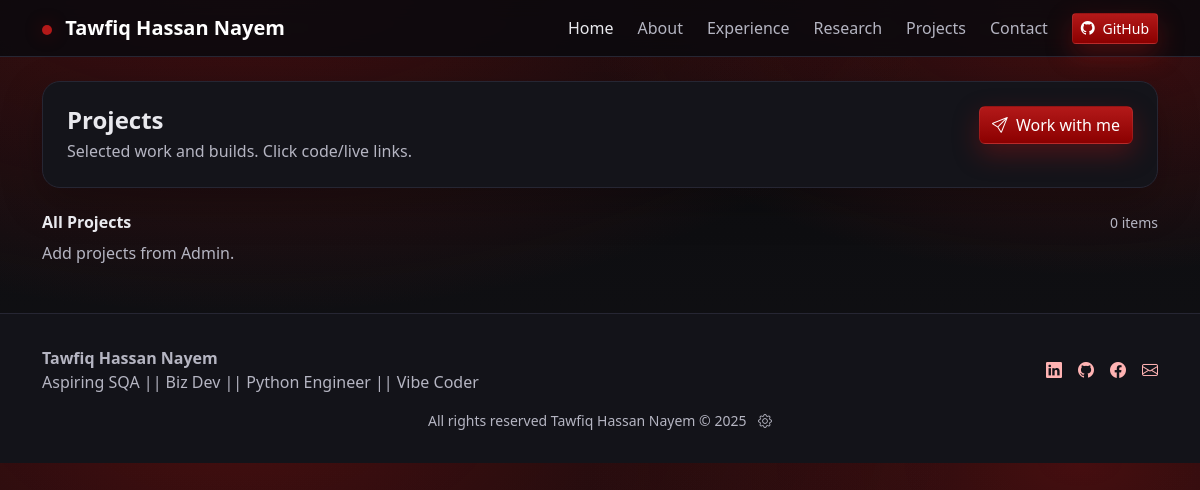
The page /projects/ on the database as committed earlier.
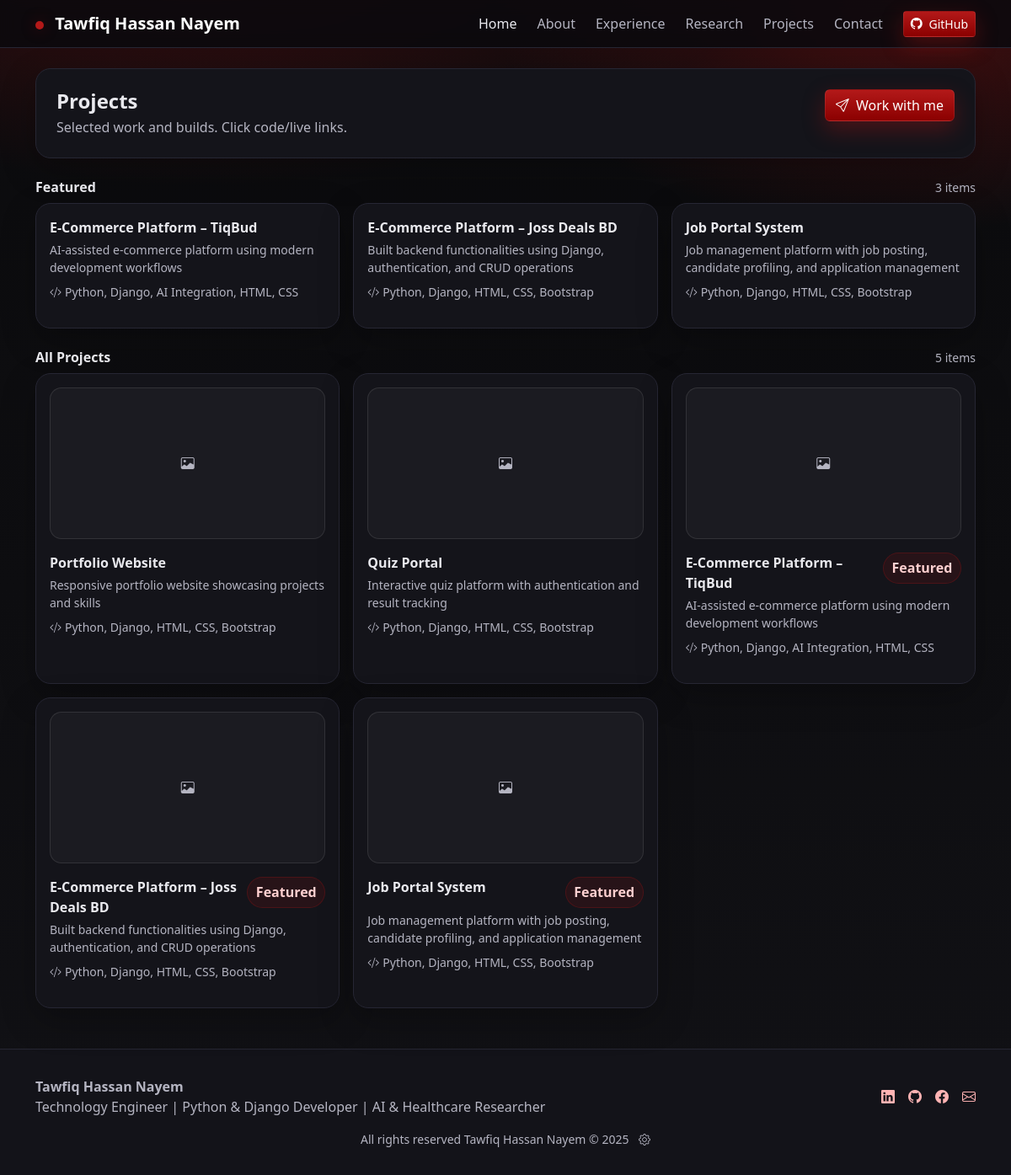
The same page on the database as committed later.
### main/models.py (models this page shows, shortened)
class Profile(models.Model):
    full_name = models.CharField(max_length=150)
    headline = models.CharField(
        max_length=200,
        help_text="Short title, e.g. 'CSE Student & Aspiring SQA/Python Engineer'",
    )
    location = models.CharField(max_length=150, blank=True)
    email = models.EmailField()
    phone = models.CharField(max_length=30, blank=True)
    linkedin_url = models.URLField(blank=True)
    github_url = models.URLField(blank=True)
    facebook_url = models.URLField(blank=True)
    instagram_url = models.URLField(blank=True)
    cv_file = models.FileField(upload_to="cv/", blank=True, null=True)
    profile_image = models.ImageField(upload_to="profiles/", blank=True, null=True)
    profile_image_link = models.CharField(max_length=500, blank=True, help_text="Optional link or path to profile image if not uploading")
    favicon = models.ImageField(upload_to="favicon/", blank=True, null=True, help_text="Site favicon (16x16 or 32x32 PNG)")
    favicon_link = models.CharField(max_length=500, blank=True, help_text="Optional link or path to favicon if not uploading")
    skills = models.CharField(max_length=500, blank=True, help_text="Comma-separated skills/badges, e.g. 'Django, DRF Ready, SQA Mindset'")
    about = models.TextField(help_text="Short bio / summary")
    updated_at = models.DateTimeField(auto_now=True)
    class Meta:
        verbose_name = "Profile"
        verbose_name_plural = "Profiles"

class Project(models.Model):
    title = models.CharField(max_length=150)
    slug = models.SlugField(unique=True, blank=True)
    short_description = models.CharField(max_length=255)
    long_description = models.TextField(blank=True)
    tech_stack = models.CharField(
        max_length=255,
        help_text="Comma-separated, e.g. 'Python, Django, DRF, PostgreSQL'",
    )
    github_url = models.URLField(blank=True)
    live_url = models.URLField(blank=True)
    is_featured = models.BooleanField(default=False)
    image = models.ImageField(upload_to="projects/", blank=True, null=True)
    created_at = models.DateTimeField(auto_now_add=True)
    class Meta:
        ordering = ["-created_at"]

### main/views.py (the view)
# urls.py: path("projects/", projects_view, name="projects"),
def projects_view(request):
    context = {
        "profile": Profile.objects.first(),
        "site_settings": SiteSettings.objects.first(),
        "projects": Project.objects.all(),
        "featured_projects": Project.objects.filter(is_featured=True),
    }
    return render(request, "projects.html", context)

### main/context_processors.py (called while the page is built)
def site_settings(request):
    return {
        'site_settings': SiteSettings.objects.first(),
        'profile': Profile.objects.first(),
    }

### templates/projects.html (shortened to what this page needs)
{% extends "base.html" %}
{% block content %}
<main class="container my-4">
<section>
  <div class="card-pro p-4 mb-4">
    <div class="d-flex flex-wrap justify-content-between align-items-start gap-2">
      <div>
        <h1 class="h4 fw-bold mb-1">{{ site_settings.projects_page_title|default:"Projects" }}</h1>
        {% if site_settings.projects_page_content %}
          <div class="text-muted2">{{ site_settings.projects_page_content|linebreaksbr }}</div>
        {% else %}
          <div class="text-muted2">Selected work and builds. Click code/live links.</div>
        {% endif %}
      </div>
      <a class="btn btn-red" href="{% url 'main:contact' %}"><i class="bi bi-send me-1"></i> Work with me</a>
    </div>
  </div>
</section>
{% if featured_projects %}
  <section class="mb-4">
    <div class="d-flex align-items-center justify-content-between mb-2">
      <h2 class="h6 fw-semibold mb-0">Featured</h2>
      <span class="text-muted2 small">{{ featured_projects|length }} items</span>
    </div>
    <div class="row g-3">
      {% for p in featured_projects %}
        <div class="col-md-6 col-lg-4">
          <div class="card-pro p-3 h-100">
            <div class="fw-semibold">{{ p.title }}</div>
            <div class="text-muted2 small mt-1">{{ p.short_description }}</div>
            <div class="text-muted2 small mt-2"><i class="bi bi-code-slash me-1"></i>{{ p.tech_stack }}</div>
          </div>
        </div>
      {% endfor %}
    </div>
  </section>
{% endif %}
<section>
  <div class="d-flex align-items-center justify-content-between mb-2">
    <h2 class="h6 fw-semibold mb-0">All Projects</h2>
    <span class="text-muted2 small">{{ projects|length }} items</span>
  </div>
  {% if projects %}
    <div class="row g-3">
      {% for p in projects %}
        <div class="col-md-6 col-lg-4">
          <div class="card-pro p-3 h-100">
            {% if p.image %}
              <img src="{{ p.image.url }}" class="w-100 mb-3" style="height:180px;object-fit:cover;border-radius:14px;border:1px solid rgba(255,255,255,.10);" alt="{{ p.title }}">
            {% else %}
              <div class="w-100 mb-3 d-flex align-items-center justify-content-center"
                   style="height:180px;border-radius:14px;border:1px solid rgba(255,255,255,.10);background:rgba(255,255,255,.03);">
                <i class="bi bi-image text-muted2"></i>
              </div>
            {% endif %}
            <div class="d-flex justify-content-between align-items-start gap-2">
              <div class="fw-semibold">{{ p.title }}</div>
              {% if p.is_featured %}<span class="badge-soft">Featured</span>{% endif %}
            </div>
            <div class="text-muted2 small mt-1">{{ p.short_description }}</div>
            <div class="text-muted2 small mt-2"><i class="bi bi-code-slash me-1"></i>{{ p.tech_stack }}</div>
          </div>
        </div>
      {% endfor %}
    </div>
  {% else %}
    <p class="text-muted2 mb-0">Add projects from Admin.</p>
  {% endif %}
</section>
</main>
{% endblock %}

### templates/base.html (shortened to what this page needs)
<!DOCTYPE html>
<html lang="en">
<head>
  <link href="https://cdn.jsdelivr.net/npm/bootstrap@5.3.0/dist/css/bootstrap.min.css" rel="stylesheet">
  <link rel="stylesheet" href="https://cdn.jsdelivr.net/npm/bootstrap-icons@1.10.0/font/bootstrap-icons.css">
</head>
<body>
  <nav class="navbar navbar-expand-lg navbar-dark sticky-top">
    <div class="container">
      <a class="navbar-brand fw-semibold" href="{% url 'main:home' %}">
        <span class="brand-dot"></span>
        {{ profile.full_name|default:"Portfolio" }}
      </a>
      <div class="collapse navbar-collapse" id="nav">
        <ul class="navbar-nav ms-auto gap-lg-2">
          <li class="nav-item"><a class="nav-link active" href="{% url 'main:home' %}">Home</a></li>
          <li class="nav-item"><a class="nav-link " href="{% url 'main:about' %}">About</a></li>
          <li class="nav-item"><a class="nav-link " href="{% url 'main:experience' %}">Experience</a></li>
          <li class="nav-item"><a class="nav-link " href="{% url 'main:research' %}">Research</a></li>
          <li class="nav-item"><a class="nav-link " href="{% url 'main:projects' %}">Projects</a></li>
          <li class="nav-item"><a class="nav-link " href="{% url 'main:contact' %}">Contact</a></li>
        </ul>
        <div class="d-flex gap-2 ms-lg-3 mt-3 mt-lg-0">
          {% if profile.github_url %}
            <a class="btn btn-red btn-sm" href="{{ profile.github_url }}" target="_blank" rel="noopener">
              <i class="bi bi-github me-1"></i> GitHub
            </a>
          {% endif %}
        </div>
      </div>
    </div>
  </nav>
  <main>
    {% block content %}{% endblock %}
  </main>
  <footer class="footer">
    <div class="container">
      <div class="d-flex flex-column flex-md-row gap-2 justify-content-between align-items-md-center">
        <div>
          <div class="fw-semibold">{{ profile.full_name|default:"Portfolio" }}</div>
          <div class="text-muted2">{{ profile.headline|default:"Django Developer Portfolio" }}</div>
        </div>
        <div class="d-flex gap-3">
          {% if profile.linkedin_url %}
            <a class="text-decoration-none" href="{{ profile.linkedin_url }}" target="_blank" rel="noopener">
              <i class="bi bi-linkedin"></i>
            </a>
          {% endif %}
          {% if profile.github_url %}
            <a class="text-decoration-none" href="{{ profile.github_url }}" target="_blank" rel="noopener">
              <i class="bi bi-github"></i>
            </a>
          {% endif %}
          {% if profile.facebook_url %}
            <a class="text-decoration-none" href="{{ profile.facebook_url }}" target="_blank" rel="noopener">
              <i class="bi bi-facebook"></i>
            </a>
          {% endif %}
          {% if profile.email %}
            <a class="text-decoration-none" href="mailto:{{ profile.email }}">
              <i class="bi bi-envelope"></i>
            </a>
          {% endif %}
        </div>
      </div>
      <div class="text-muted2 small mt-3 text-center">
        All rights reserved {{ profile.full_name|default:"Portfolio" }} © 2025
        <a href="{% url 'main:dashboard' %}" class="text-muted2 ms-2" style="text-decoration: none;">
          <i class="bi bi-gear"></i>
        </a>
      </div>
    </div>
  </footer>
</body>
</html>

Rows that differ between the two databases and show on the page:
changed Profile "Tawfiq Hassan Nayem": headline "Aspiring SQA || Biz Dev || Python Engineer || Vibe Coder" → "Technology Engineer | Python & Django Developer | AI & Healthcare Researcher"
added Project: title "E-Commerce Platform – TiqBud", short_description "AI-assisted e-commerce platform using modern development workflows", tech_stack "Python, Django, AI Integration, HTML, CSS", is_featured "Featured"
added Project: title "E-Commerce Platform – Joss Deals BD", short_description "Built backend functionalities using Django, authentication, and CRUD operations", tech_stack "Python, Django, HTML, CSS, Bootstrap", is_featured "Featured"
added Project: title "Job Portal System", short_description "Job management platform with job posting, candidate profiling, and application management", tech_stack "Python, Django, HTML, CSS, Bootstrap", is_featured "Featured"
added Project: title "Portfolio Website", short_description "Responsive portfolio website showcasing projects and skills", tech_stack "Python, Django, HTML, CSS, Bootstrap", shown under "All Projects"
added Project: title "Quiz Portal", short_description "Interactive quiz platform with authentication and result tracking", tech_stack "Python, Django, HTML, CSS, Bootstrap", shown under "All Projects"
Other text that changed with them:
{{ featured_projects|length }}: (not shown) → "3"
{{ projects|length }}: "0" → "5"
text no longer shown: "Add projects from Admin."
text now shown: "Featured items"
